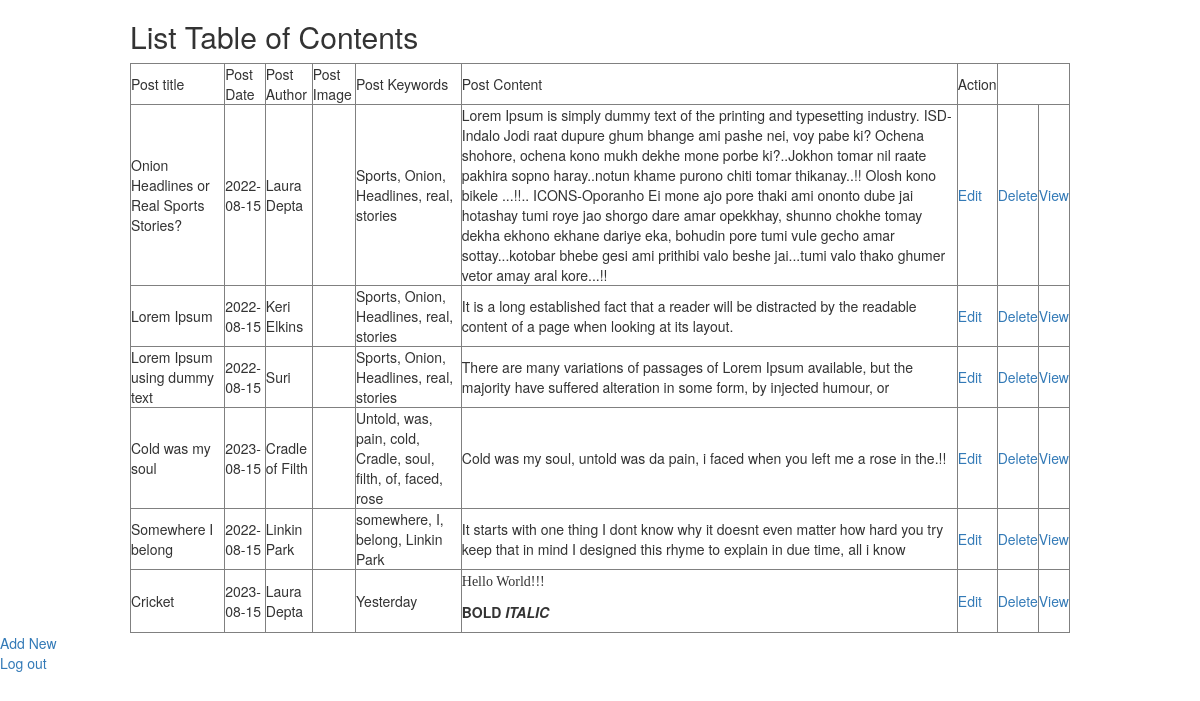
/admin/content/list_content.php (signed in), run on an earlier commit of the app's database.
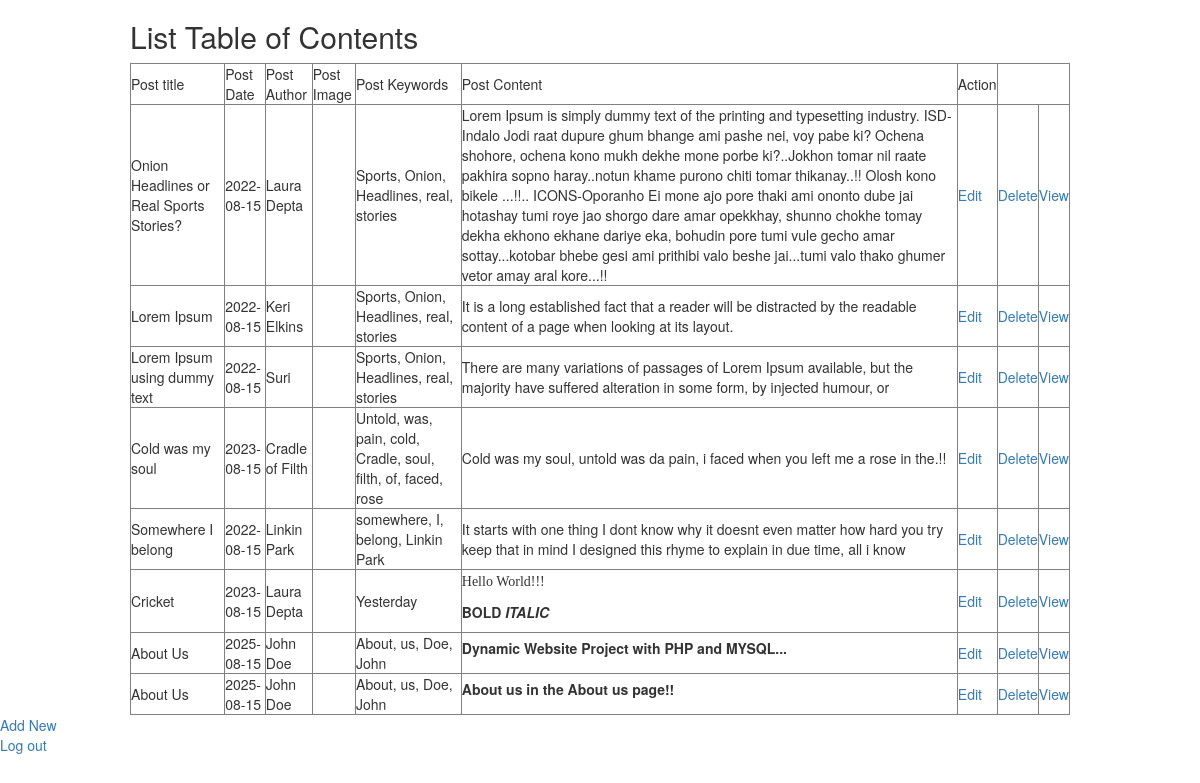
And on a later commit of the database.
### tables this page shows
CREATE TABLE IF NOT EXISTS `posts` (
  `post_id` int(10) NOT NULL AUTO_INCREMENT,
  `menu_id` int(10) NOT NULL,
  `post_title` varchar(100) NOT NULL,
  `post_date` date NOT NULL,
  `post_author` varchar(100) NOT NULL,
  `post_image` text NOT NULL,
  `post_keywords` text NOT NULL,
  `post_content` varchar(1000) NOT NULL,
  PRIMARY KEY (`post_id`)
);

### admin/content/list_content.php (the view, shortened to what this page needs)
<!DOCTYPE html>
<html lang="en">
  <head>
    <link href="../../Bootstrap/css/bootstrap.min.css" rel="stylesheet">
  </head>
  <body>
  <div class="container">
    <div class="row">
     <div class="col-xs-12 col-sm-12 col-md-12 col-lg-12">
  <h2>List Table of Contents</h2>
  <?php
include("../include/connect.php");
$sql = "SELECT * FROM `posts`";
$result = $conn->query($sql);
echo "<table border=\"1\">";
echo "<td>"."Post title"."</td>"."<td>"."Post Date"."</td>"."<td>"."Post Author"."</td>"."<td>"."Post Image"."</td>"."<td>"."Post Keywords"."</td>"."<td>"."Post Content"."</td>"."<td>"."Action"."</td>";
if ($result->num_rows > 0) {
    while($row = $result->fetch_assoc()) {
      echo "<tr>";
        echo "<td>". $row["post_title"]."</td>"."<td>". $row["post_date"]."</td>"."<td>".$row["post_author"]."</td>"."<td>".$row["post_image"]. "</td>"."<td>".$row["post_keywords"]."</td>"."<td>".$row["post_content"]."</td>"."<td>"."<a href='edit_content.php?id=".$row['post_id']."'>Edit</a>"."</td>"."<td>"."<a href='delete_content.php?id=".$row['post_id']."'>Delete</a>"."</td>"."<td>"."<a href='view_content.php?id=".$row['post_id']."'>View</a>"."</td>";
    }
      echo "</tr>";
} else {
    echo "0 results";
}
echo "</table>";
?>
      </div>
    </div>
  </div>
<a href="insert_post.php">Add New</a><br>
<a href="../logout.php">Log out</a>
  </body>
</html>

What changed in the data, as far as the page shows it:
added posts: post_title "About Us", post_date "2025-08-15", post_author "John Doe", post_keywords "About, us, Doe, John", post_content "Dynamic Website Project with PHP and MYSQL..."
added posts: post_title "About Us", post_date "2025-08-15", post_author "John Doe", post_keywords "About, us, Doe, John", post_content "About us in the About us page!!"
